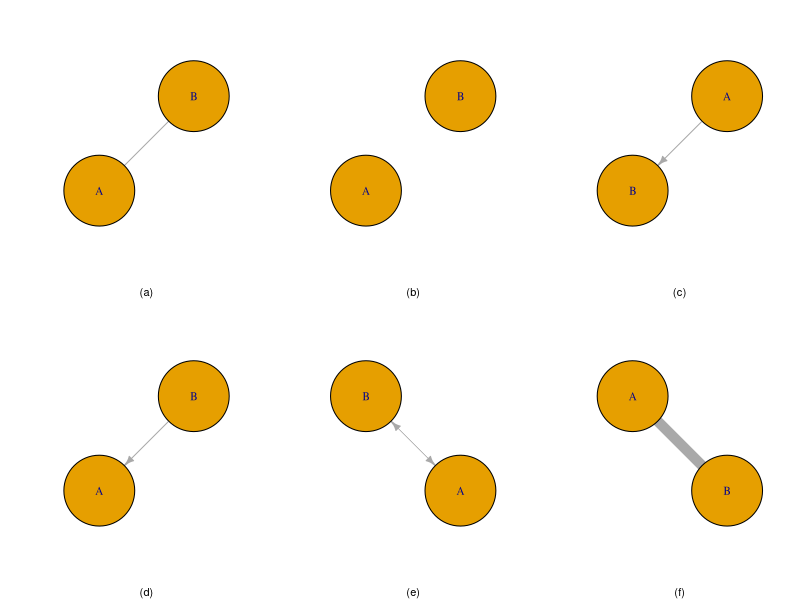
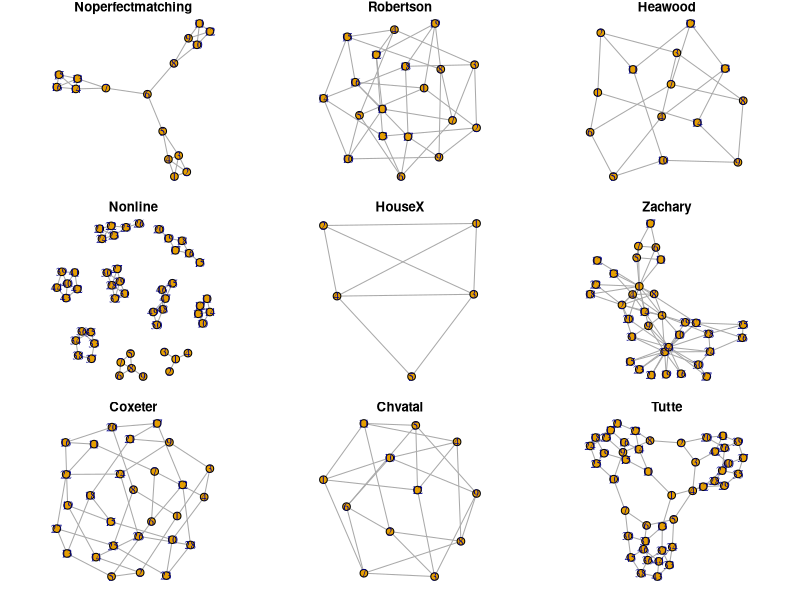

Generate these figures, in order, with R: (Note: this script raises an error after producing the figures.)
## ---- chunk 1
x <- c("igraph", "tibble", "stringr", "kableExtra", "RColorBrewer", "viridis")
lapply(x, require, character.only = T, quietly = T)
## ---- chunk 2

library(grid)
library(gridExtra)
filename <- "./imgs/introductory_plots.jpg"
par(mfrow=c(2, 3))
igraph_options(vertex.size = 150, arrow.size = .1, vertex.label.font = 16)
g1 <- graph_from_literal(A--B)
g2 <- graph_from_literal(A, B)
g3 <- graph_from_literal(A-+B)
g4 <- graph_from_literal(A+-B)
g5 <- graph_from_literal(A++B)
g6 <- graph_from_literal(B--A)
plot.igraph(g1, sub = "(a)")
plot.igraph(g2, sub = "(b)")
plot.igraph(g3, sub = "(c)", edge.arrow.size = .5)
plot.igraph(g4, sub = "(d)", edge.arrow.size = .5)
plot.igraph(g5, sub = "(e)", edge.width = .5, edge.arrow.size = .5)
plot.igraph(g6, sub = "(f)", edge.width = 10)

## ---- chunk 3
par(mfrow = c(3,3), mar = c(1, 1, 1, 1))
x <- c("Bull", "Chvatal", "Coxeter", "Cubical", "Diamond", "Dodecahedral", "Folkman", "Franklin", "Frucht", "Grotzsch", "Heawood", "Herschel", "House", "HouseX", "Icosahedral", "Krackhardt kite", "Levi", "McGee", "Meredith", "Noperfectmatching", "Nonline", "Octahedral", "Petersen", "Robertson", "Smallestcyclicgroup", "Tetrahedral", "Thomassen", "Tutte", "Uniquely3colorable", "Walther", "Zachary")
notable.graphs <- sample(x, size = 9, replace = F)
sapply(notable.graphs, function(x) plot.igraph(make_graph(x), main = x, vertex.size = 10))
## ---- chunk 4
library(qgraph)
#igraph may have lesmis as resident dataset
file <- "./data/gephy/lesmiserables.gml"
g1 <- read_graph(file = file, format = "gml")
igraph_options(vertex.size = 10)
layout <- layout_with_fr(g1)
e <- get.edgelist(g1)
#l <- qgraph.layout.fruchtermanreingold(e,vcount=vcount(g1))
l <- qgraph.layout.fruchtermanreingold(e,vcount=vcount(g1), area=8*(vcount(g1)^2),repulse.rad=(vcount(g1)^3.1))
#that worked! See https://stackoverflow.com/questions/39290909/igraph-resolving-tight-overlapping-nodes
plot.igraph(g1, 
            asp = 0,
            vertex.label.cex = .35, 
            layout = l,
            axes = F)
## ---- chunk 5

library(stringr)
a <- str_trim(unlist(str_split("add_layout_, component_wise, layout_as_star, layout_as_tree, layout_in_circle, layout_nicely, layout_on_grid, layout_on_sphere, layout_randomly, layout_with_dh, layout_with_fr, layout_with_gem, layout_with_graphopt, layout_with_kk, layout_with_lgl, layout_with_mds, layout_with_sugiyama, layout_, merge_coords, norm_coords, normalize", ",")), side = "both")
m <- matrix(a, nrow = 7, ncol = 3, byrow = T)
m %>%
  kbl(caption = "Available layouts for nodes in `igraph`.") %>%
  kable_styling()
## ---- chunk 6
# Create data
data <- matrix(sample(0:1, 100, replace=TRUE, prob=c(0.5,0.5)), nrow=10)
network <- graph_from_adjacency_matrix(data , mode='undirected', diag=F )
 
# When ploting, we can use different layouts:
par(mfrow=c(3,3), mar=c(1,1,1,1))
plot(network, layout=layout_nicely, main = "nicely")
plot(network, layout=layout_on_grid, main = "grid")
plot(network, layout=layout_with_drl, main="DrL")
plot(network, layout=layout.circle, main="circle")
plot(network, layout=layout.random, main="random")
plot(network, layout=layout.fruchterman.reingold, main="fruchterman-reingold")
plot(network, layout=layout_as_tree, main="tree")
plot(network, layout=layout_with_kk, main="kamada-kawai")
plot(network, layout=layout_with_lgl, main="large.graph.layout")
## ---- chunk 7
par(mfrow=c(2,2), mar=c(2, 2, 2, 2))
# shapes
shapes <- shapes()
g1 <- make_ring(length(shapes()))
plot.igraph(g1,
            vertex.size = 50,
            vertex.shape = shapes,
            main = "shapes"
            )

# size
sizes <- seq(5, 50, length.out = 10)
g2 <- make_ring(length(sizes))
plot.igraph(g2, 
            vertex.size = sizes,
            vertex.shape = "circle",
            main = "sizes")
# color
colors <- c(NA, 1:8)
g3 <- make_ring(9)
plot.igraph(g3, 
            vertex.color = colors,
            vertex.size = 50,
            vertex.label = paste0(colors),
            layout = layout_nicely,
            main = "colors")
# labels
labels <- state.abb[1:10]
size <- seq(.1, 2, length.out = 10)
dist <- seq(.1, 3, length.out = 10)
g4 <- make_ring(10)
plot.igraph(g4, 
            vertex.label = labels,
            vertex.label.cex = size,
            vertex.label.dist = dist,
            layout = layout_nicely,
            main = "labels"
            
            )

## ---- chunk 8
par(mfrow=c(1,3), mar=c(2, 2, 3, 2))
#graph
colors <- brewer.pal(name = "Set1", n = 9)
g1 <- make_ring(9)
plot.igraph(g1, 
            vertex.color = colors,
            vertex.shape = "circle",
            vertex.label.cex = .75,
            vertex.size = 30,
            vertex.label = paste0(colors),
            vertex.label.dist = 5,
            layout = layout_nicely,
            main = "brewer\n Set1"
            )
#graph
colors <- viridis(10, option = "D")
g1 <- make_ring(length(colors), circular = T)
plot.igraph(g1, 
            vertex.color = colors,
            vertex.shape = "csquare",
            vertex.label.cex = .75,
            vertex.size = 25,
            vertex.label = paste0(colors),
            vertex.label.dist = 4,
            layout = layout_nicely,
            main = "viridis \n default"
            )
#graph
colors <- rainbow(10)
g3 <- make_ring(length(colors))
plot.igraph(g3, 
            vertex.color = colors,
            vertex.shape = "csquare",
            vertex.label.cex = .75,
            vertex.size = 25,
            vertex.label = paste0(colors),
            vertex.label.dist = 4,
            layout = layout_nicely,
            main = "base \n rainbow"
            )

## ---- chunk 9
par(mfrow=c(2,2), mar=c(2, 2, 2, 2))
# lty

edge.lty <- 1:6
edf <- tibble(from = rep("+", length(edge.lty)),
                  to = LETTERS[1:length(edge.lty)]
               )
g1 <- graph_from_data_frame(edf)
plot.igraph(g1,
            vertex.size = 25,
            edge.lty = edge.lty,
            edge.label = 1:6,
            arrow.mode = "-",
            layout = layout_as_tree,
            main = "type"
            )
#plot
width <- seq(from = .5, to = 3, length.out=6)
edf <- tibble(from = rep("+", length(width)),
                  to = LETTERS[2:sum(length(width), 1)]
               )
g2 <- graph_from_data_frame(edf)
plot.igraph(g2,
            vertex.size = 25,
            edge.lty = 1,
            edge.label = 1:length(width),
            arrow.mode = "-",
            edge.width = width,
            layout = layout_as_tree,
            main = "width"
            )
#plot
colors <- c(1:8)
edf <- tibble(from = rep("+", length(colors)),
                  to = LETTERS[2:sum(length(colors), 1)]
               )
g3 <- graph_from_data_frame(edf)
plot.igraph(g3,
            vertex.size = 25,
            edge.lty = 1,
            edge.label = 1:length(colors),
            arrow.mode = "-",
            edge.width = 1.5,
            layout = layout_as_tree,
            edge.color = colors,
            main = "colors"
            )
#plot labels
colors <- 1:8
edge.label.cex = seq(.5, 4, by = .5)
g4 <- make_ring(8, circular = TRUE)
edf <- tibble(from = rep("+", length(edge.label.cex)),
                  to = LETTERS[2:sum(length(edge.label.cex), 1)]
               )
#g4 <- graph_from_data_frame(g4)
plot.igraph(g4,
            vertex.size = 15,
            vertex.label = NA,
            edge.lty = 1,
            edge.label = colors,
            arrow.mode = NA,
            edge.width = 3,
            edge.color = colors,
            edge.label.cex = edge.label.cex,
            curved = TRUE,
            main = "labels"
            )
